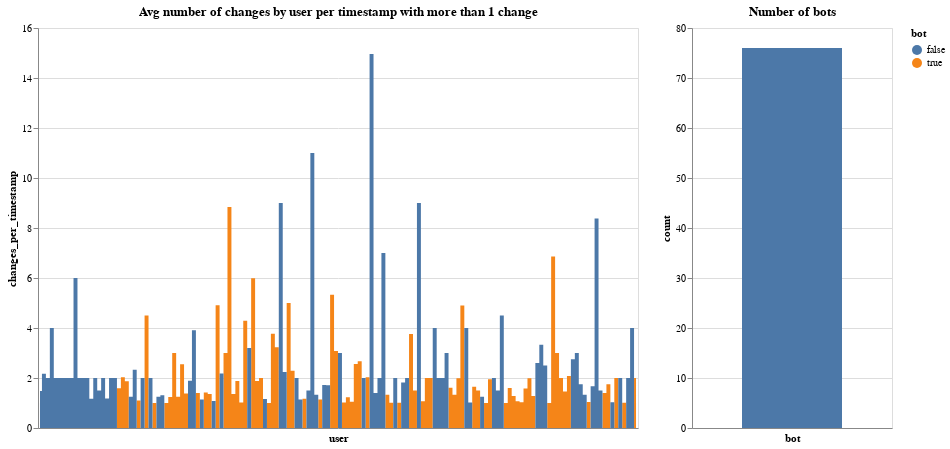

Notebook code cell kept with this figure:
### Markdown cell above
## Avg number of changes done by user per timestamp (balanced by bot/not bot) having more than 1 change

### Code cell
avg_changes_per_timestamp = df[['user', 'timestamp']].value_counts().groupby('user').mean().reset_index()
avg_changes_per_timestamp.columns = ['user', 'changes_per_timestamp']
avg_changes_per_timestamp['bot'] = avg_changes_per_timestamp.user.map(lambda x: gd_dict[x])

avg_changes_per_timestamp = avg_changes_per_timestamp[avg_changes_per_timestamp.changes_per_timestamp > 1.]

num = avg_changes_per_timestamp[avg_changes_per_timestamp.bot].shape[0]
print(f'There are {num} bots')

np.random.seed(42)
bot_sample_df = avg_changes_per_timestamp[avg_changes_per_timestamp.bot].sample(num)
not_bot_sample_df = avg_changes_per_timestamp[~avg_changes_per_timestamp.bot].sample(num)

sample_df = pd.concat([bot_sample_df, not_bot_sample_df])

chart_counts = alt.Chart(sample_df).mark_area(
    interpolate='step'
).encode(
    x = alt.X('user', axis=alt.Axis(labels=False, ticks=False)),
    y = alt.Y('changes_per_timestamp:Q'),
    color = alt.Color('bot:N'),
    tooltip = [alt.Tooltip('user'), alt.Tooltip('changes_per_timestamp:Q')]
).properties(
    width = 600,
    height = 400,
    title = 'Avg number of changes by user per timestamp with more than 1 change'
)

chart_bots = alt.Chart(sample_df).mark_area(
    interpolate='step'
).encode(
    x = alt.X('bot:N', axis=alt.Axis(labels=False, ticks=False)),
    y = alt.Y('count()', title='count'),
    tooltip = [
        alt.Tooltip('count()', title='No of users'), 
        alt.Tooltip('bot')
    ]
).properties(
    width = 200,
    height = 400,
    title = 'Number of bots'
)

chart = chart_counts | chart_bots

save(chart, '../charts/avg_number_changes_per_timestamp_balanced_with_filter.html')
chart

### Figure 1 — Vega-Lite specification as saved in the notebook (floating-point values rounded to 4 significant figures; data arrays with more than 128 entries replaced by an {"elided": "..."} marker saying what was removed)
{"config": {"view": {"continuousWidth": 400, "continuousHeight": 300}}, "hconcat": [{"mark": {"type": "area", "interpolate": "step"}, "encoding": {"color": {"type": "nominal", "field": "bot"}, "tooltip": [{"type": "nominal", "field": "user"}, {"type": "quantitative", "field": "changes_per_timestamp"}], "x": {"type": "nominal", "axis": {"labels": false, "ticks": false}, "field": "user"}, "y": {"type": "quantitative", "field": "changes_per_timestamp"}}, "height": 400, "title": "Avg number of changes by user per timestamp with more than 1 change", "width": 600}, {"mark": {"type": "area", "interpolate": "step"}, "encoding": {"tooltip": [{"type": "quantitative", "aggregate": "count", "title": "No of users"}, {"type": "nominal", "field": "bot"}], "x": {"type": "nominal", "axis": {"labels": false, "ticks": false}, "field": "bot"}, "y": {"type": "quantitative", "aggregate": "count", "title": "count"}}, "height": 400, "title": "Number of bots", "width": 200}], "data": {"name": "data-b1489a288949cca6a795920b431f9c6c"}, "$schema": "https://vega.github.io/schema/vega-lite/v4.8.1.json", "datasets": {"data-b1489a288949cca6a795920b431f9c6c": {"elided": "152 records"}}}
